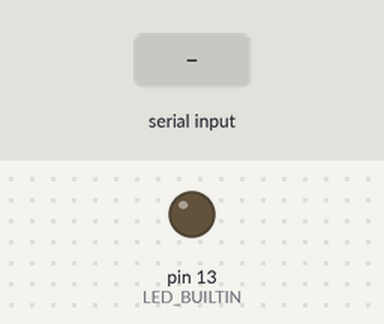
A sketch run on a simulated Arduino Uno, built with avr-gcc and run on an emulated ATmega328P. Parts: output pins drawn as LEDs (lit = HIGH). Inputs (shaded band) come from the test bench. What the sketch prints to the serial monitor is not drawn.

Above: at 1.2 s.
1.3 s: "3\n" received over Serial
At 1.9 s:
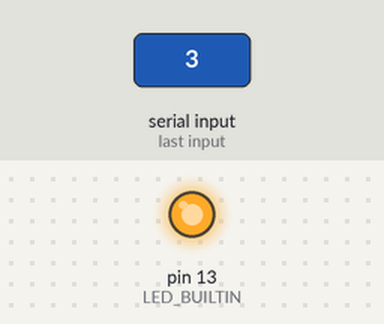
3.8 s: "90,45\n" received over Serial
5.3 s: "30,150\n" received over Serial
Timing chart, 0 to 8.3 s (numbered marks = the images above; inputs shaded):
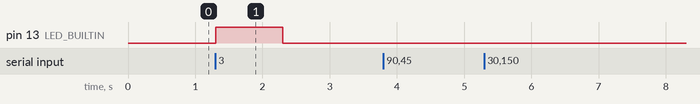

Measured:
- after the input at 1.3 s, pin 13 (LED_BUILTIN): LOW → HIGH at once, → LOW 1.0 s later
- after the input at 3.8 s, every drawn part: stays the same
- after the input at 5.3 s, every drawn part: stays the same

The sketch:

ard.ino
```cpp
void setup() {
  pinMode(LED_BUILTIN, OUTPUT);
  Serial.begin(9600); // set the baud rate
  Serial.println("Ready"); // print "Ready" once
}
void loop() {
  int inByte;
  if (Serial.available()) { // only send data back if data has been sent
    int inByte = Serial.parseInt(); // read the incoming data
    Serial.println((char)inByte);
    if(inByte == 3) {
      digitalWrite(LED_BUILTIN, HIGH);
      delay(1000);
      digitalWrite(LED_BUILTIN, LOW);
      delay(1000);
    }
     // send the data back in a new line so that it is not all one long line
  }
}
```
